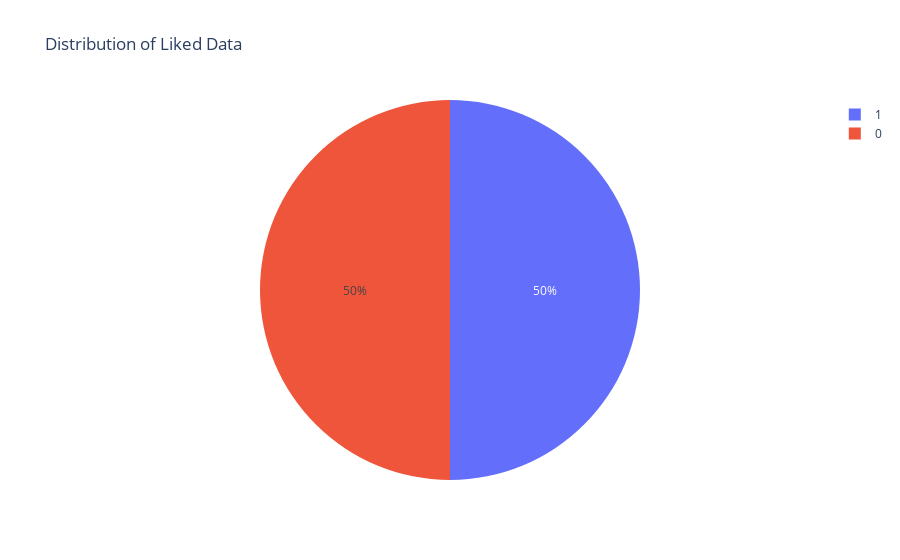

Notebook code for this chart:
### Code cell
px.pie(df, names="Liked", title="Distribution of Liked Data")

### Figure 1 — Plotly figure (JSON) as saved in the notebook; plotly's stock layout.template omitted (floating-point values rounded to 4 significant figures; data arrays with more than 128 entries replaced by an {"elided": "..."} marker saying what was removed)
{"data": [{"domain": {"x": [0, 1], "y": [0, 1]}, "hovertemplate": "Liked=%{label}<extra></extra>", "labels": {"elided": "1000 int values"}, "legendgroup": "", "name": "", "showlegend": true, "type": "pie"}], "layout": {"legend": {"tracegroupgap": 0}, "title": {"text": "Distribution of Liked Data"}}}
